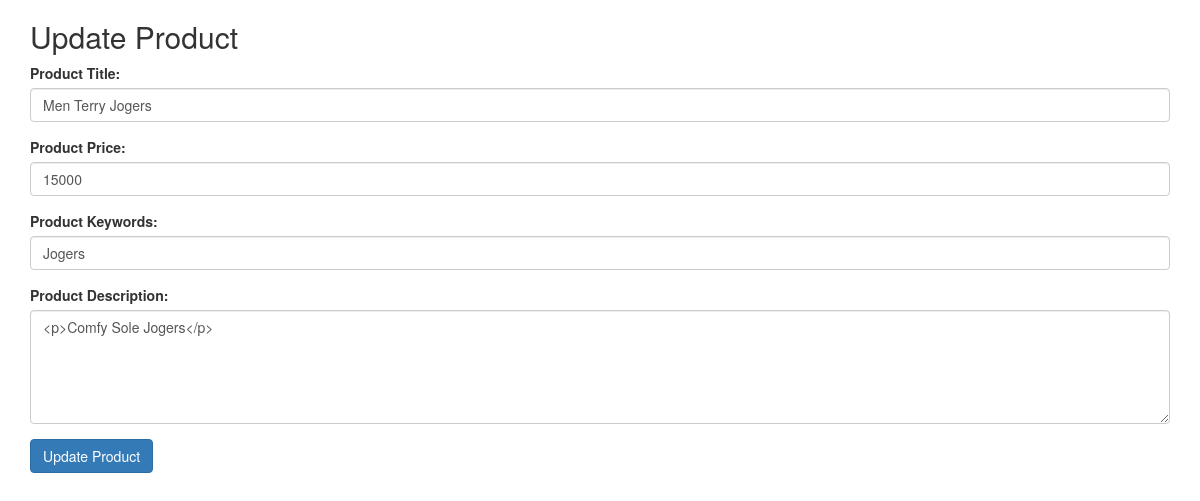
The page /admin/update_product.php?id=1 on the database its author committed.
### tables this page shows
CREATE TABLE `products` (
  `products_id` int(10) NOT NULL,
  `p_cat_id` int(10) NOT NULL,
  `cat_id` int(10) NOT NULL,
  `date` timestamp NOT NULL DEFAULT current_timestamp() ON UPDATE current_timestamp(),
  `product_title` text NOT NULL,
  `product_img1` text NOT NULL,
  `product_img2` text NOT NULL,
  `product_price` int(10) NOT NULL,
  `product_keywords` text NOT NULL,
  `product_desc` text NOT NULL
);

### admin/update_product.php (the view, shortened to what this page needs)
<?php
include('../db.php');
if(isset($_GET['id'])) {
    $product_id = $_GET['id'];
    $select_query = "SELECT * FROM products WHERE products_id = $product_id";
    $select_result = mysqli_query($con, $select_query);
    if($select_result && mysqli_num_rows($select_result) > 0) {
        $row = mysqli_fetch_assoc($select_result);
        $product_title = $row['product_title'];
        $product_price = $row['product_price'];
        $product_keywords = $row['product_keywords'];
        $product_desc = $row['product_desc'];
    } else {
        header("Location: view_products.php");
        exit();
    }
} else {
    header("Location: view_products.php");
    exit();
}
?>
<!DOCTYPE html>
<html lang="en">
<head>
    <link rel="stylesheet" href="https://maxcdn.bootstrapcdn.com/bootstrap/3.4.1/css/bootstrap.min.css">
    <link rel="stylesheet" href="https://stackpath.bootstrapcdn.com/font-awesome/4.7.0/css/font-awesome.min.css">
</head>
<body>
    <div class="container">
        <h2>Update Product</h2>
        <form method="post" enctype="multipart/form-data">
            <div class="form-group">
                <label for="product_title">Product Title:</label>
                <input type="text" class="form-control" id="product_title" name="product_title" value="<?php echo $product_title; ?>" required>
            </div>
            <div class="form-group">
                <label for="product_price">Product Price:</label>
                <input type="text" class="form-control" id="product_price" name="product_price" value="<?php echo $product_price; ?>" required>
            </div>
            <div class="form-group">
                <label for="product_keywords">Product Keywords:</label>
                <input type="text" class="form-control" id="product_keywords" name="product_keywords" value="<?php echo $product_keywords; ?>" required>
            </div>
            <div class="form-group">
                <label for="product_desc">Product Description:</label>
                <textarea class="form-control" id="product_desc" name="product_desc" rows="5" required><?php echo $product_desc; ?></textarea>
            </div>
            <button type="submit" class="btn btn-primary" name="update_product">Update Product</button>
        </form>
    </div>
</body>
</html>

### rows shown on the page
products: product_title "Men Terry Jogers", product_price "15000", product_keywords "Jogers", product_desc "<p>Comfy Sole Jogers</p>"
